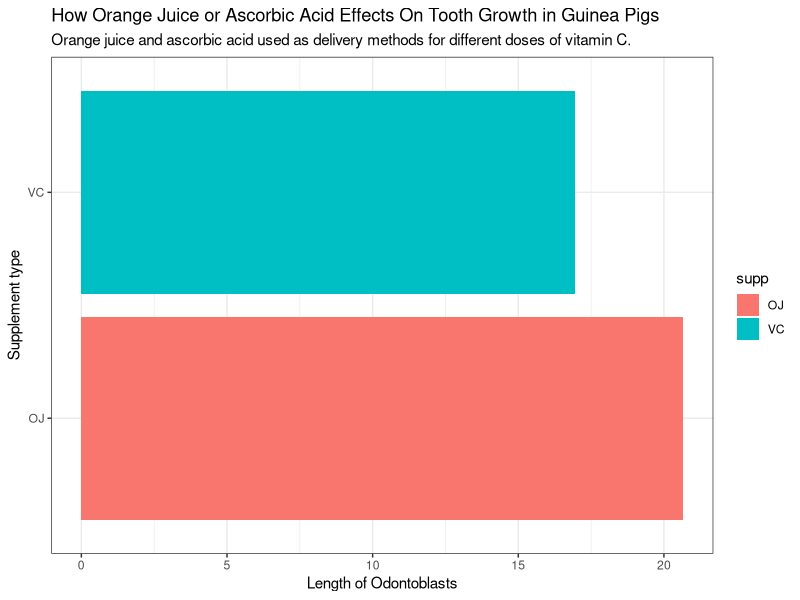
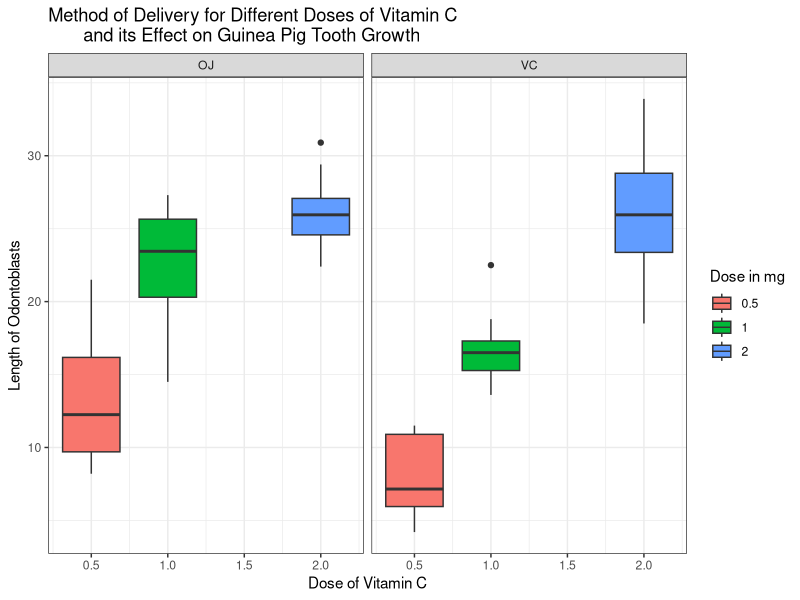
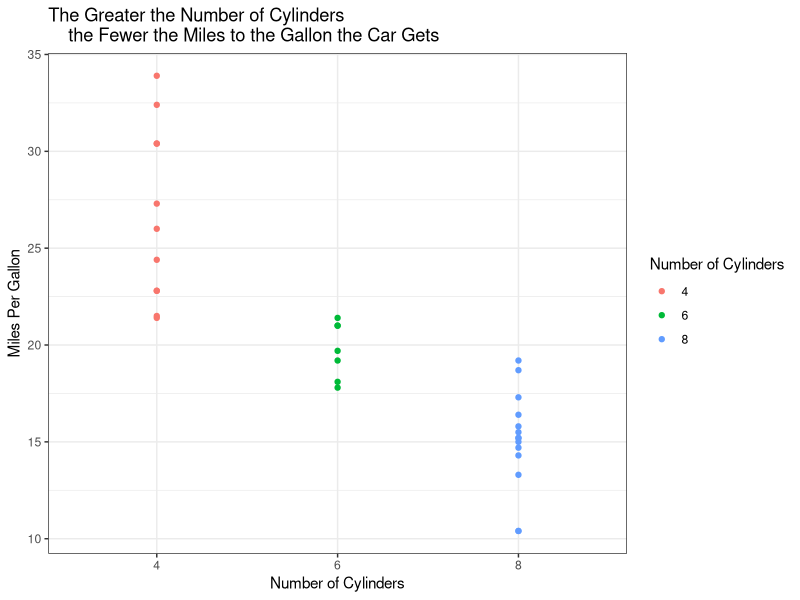
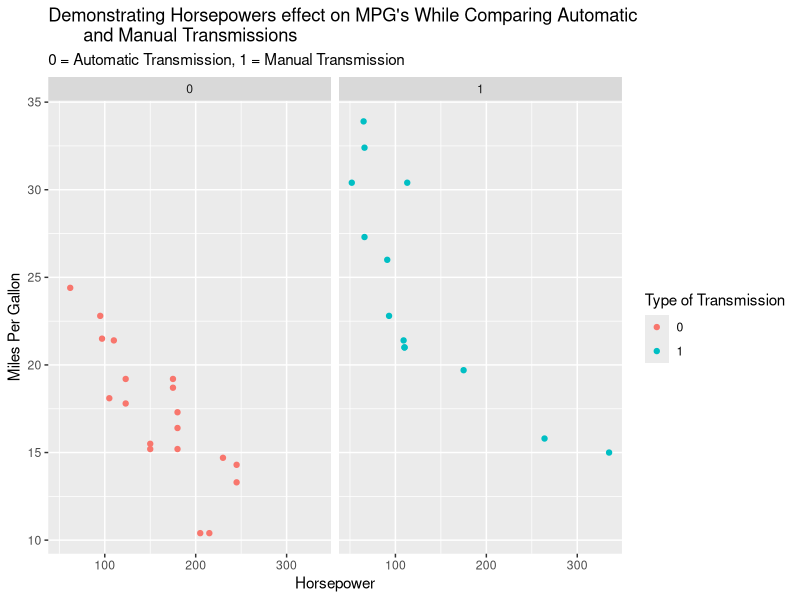

These figures' R source, in order:
## ---- chunk 1
library(tidyverse)
?ToothGrowth
head(ToothGrowth)
## ---- chunk 2
avg_len <- ToothGrowth %>%
  group_by(supp) %>%
  summarize(avg_tooth_len = mean(len, na.rm = TRUE))
avg_len

ggplot() +
  geom_col(data = avg_len, aes(x = supp, y = avg_tooth_len, fill = supp)) +
  coord_flip() +
  labs(
    x = "Supplement type",
    y = "Length of Odontoblasts",
    title = "How Orange Juice or Ascorbic Acid Effects On Tooth Growth in Guinea Pigs",
    subtitle = "Orange juice and ascorbic acid used as delivery methods for different doses of vitamin C."
  ) +
  theme_bw()
## ---- chunk 3
ggplot() +
  geom_boxplot(data = ToothGrowth, aes(x = dose, y = len, group = dose, fill = as.factor(dose))) +
  facet_wrap(~ supp) +
  labs(x = "Dose of Vitamin C",
       y = "Length of Odontoblasts",
       title = "Method of Delivery for Different Doses of Vitamin C 
       and its Effect on Guinea Pig Tooth Growth",
       fill = "Dose in mg") + 
  theme_bw()
## ---- chunk 4
?mtcars
head(mtcars)
## ---- chunk 5
ggplot() +
  geom_point(data = mtcars, aes(x = as.factor(cyl), y = mpg, color = as.factor(cyl))) +
  labs(x = "Number of Cylinders",
       y = "Miles Per Gallon",
       title = "The Greater the Number of Cylinders 
    the Fewer the Miles to the Gallon the Car Gets",
    color = "Number of Cylinders"
       )+
  theme_bw()
## ---- chunk 6
ggplot() +
  geom_point(data = mtcars, aes(x = hp, y = mpg, color = as.factor(am))) +
  facet_wrap(~ am) +
  labs(x = "Horsepower",
       y = "Miles Per Gallon",
       title = "Demonstrating Horsepowers effect on MPG's While Comparing Automatic
       and Manual Transmissions",
       subtitle = "0 = Automatic Transmission, 1 = Manual Transmission",
       color = "Type of Transmission")
